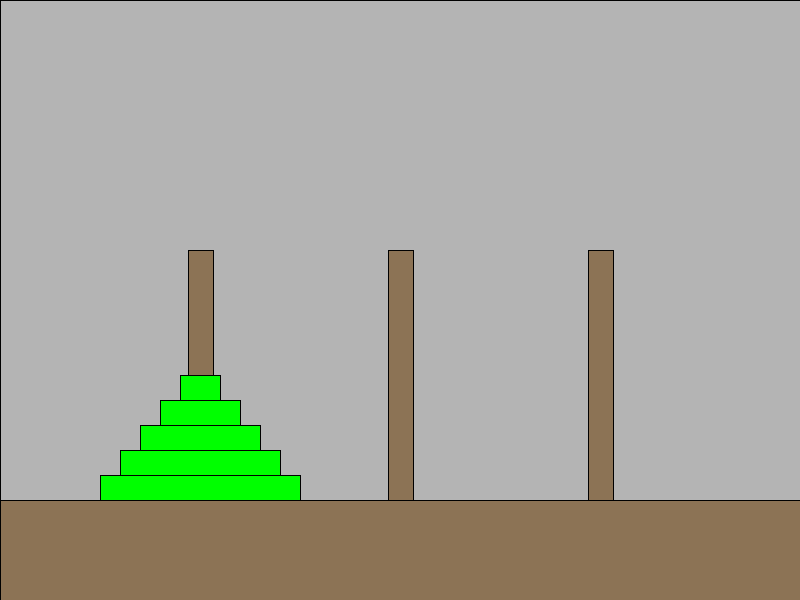
Frame 1 (no input)
Frame 60 (the mouse pressed at the canvas centre just before this capture): identical to frame 1, image omitted
Frame 120 (the mouse held since frame 60 and released just before this capture): identical to frame 1, image omitted

The Processing sketch that drew this single still picture (run headless with seeded random() and noise(); from frame 60 on, the mouse is pressed at the canvas centre):

// Processing sketch: goal
// ── goal.pde
// DONE: whiteboard Tower of Hanoi
// DONE: draw the board & pegs with magic numbers. woodish color = rgb(140, 115, 85)
// DONE: refactor with variables and then change some around
// DONE: draw the discs (use {0,0,0,0} for empty pegs)
// DONE: detect which peg was clicked...OOPS. let's refactor into functions
// DONE: detect which peg was clicked, add a variable for selectedRing, take disc off a peg
// DONE: write code to put a disc down on a peg
// DONE: explain the difference between pass-by-value and pass-by-reference
// DONE: pseudo-code homework assignments on whiteboard

//HW: change the pegs to hold 5 discs
int[] peg1 = {5,4,3,2,1};
int[] peg2 = {0,0,0,0,0};
int[] peg3 = {0,0,0,0,0};

//HW: make a variable to keep track of how many moves (pick up + put down) we've made

int selectedDisc = 0;

int baseY = 500;
int pegSpacing = 200;
int pegHeight = 250;
int pegWidth = 25;

int discHeight = 25;
int discWidth = 40;

void setup()
{
  size(800,600);
}

void draw()
{
  fill(180,180,180);
  rect(0,0,800,600);
  
   //rgb(140, 115, 85)
  fill(140, 115, 85);
  
  rect(0,baseY,800,100);
  
  for(int i = 1; i <= 3; i++)
  {
    rect(  pegSpacing*i - pegWidth/2, 
          baseY - pegHeight,
          pegWidth,
          pegHeight);
  }
  
  drawPeg(1, peg1);
  drawPeg(2, peg2);
  drawPeg(3, peg3);
  
  if(selectedDisc > 0)
  {
    //HW: draw the selected disc with the correct color for its size
    fill(0,255,0);
    rect(400 - selectedDisc*discWidth/2, 100, discWidth*selectedDisc, discHeight);
  }
  
  //HW: draw how many moves we've taken somewhere on screen
}

void drawPeg(int which_peg, int[] discs)
{
  //HW: draw these discs with the correct color for their sizes
  for(int i = 0; i < discs.length; i++)
  {
    fill(0,255,0);
    
    if(discs[i] > 0)
    {
      //the width of an individual disc
      int temp_width = discWidth*discs[i];
      //draw a disc
      rect(pegSpacing*which_peg - temp_width/2, baseY - discHeight*(i+1), temp_width, discHeight);
    }
  } 
}

void mouseClicked()
{
  for(int i = 1; i <= 3; i++)
  {
    if(mouseX > pegSpacing*i - discWidth*peg1.length/2 && mouseX < pegSpacing*i + discWidth*peg1.length/2)
    {
       if(selectedDisc == 0)
       {
         if(i == 1)
         {
           maybeTakeSomethingFrom(peg1);
         }else if(i == 2){
           maybeTakeSomethingFrom(peg2);
         }else{
           maybeTakeSomethingFrom(peg3);
         } 
       }else{
         if(i == 1)
         {
           maybePutSomethingDown(peg1);
         }else if(i == 2){
           maybePutSomethingDown(peg2);
         }else{
           maybePutSomethingDown(peg3);
         }
         
       }
       
    }
  }
}

void maybePutSomethingDown(int[] which_peg)
{
  for(int i = 0; i < which_peg.length; i++)
  {
    if(which_peg[i] == 0)
    {
      //put the selected disc into the first available spot
      //HW: see if this spot is SMALLER than the one below it (if one is below)
      which_peg[i] = selectedDisc;
      selectedDisc = 0;
    }
  }
}

void maybeTakeSomethingFrom(int[] which_peg)
{
  for(int i = which_peg.length-1; i >= 0; i--)
  {
    if(which_peg[i] != 0)
    {
      selectedDisc = which_peg[i];
      which_peg[i] = 0;
      //it's important to return so we don't pick up the next one as well!
      return;
    }
  }
  
}
